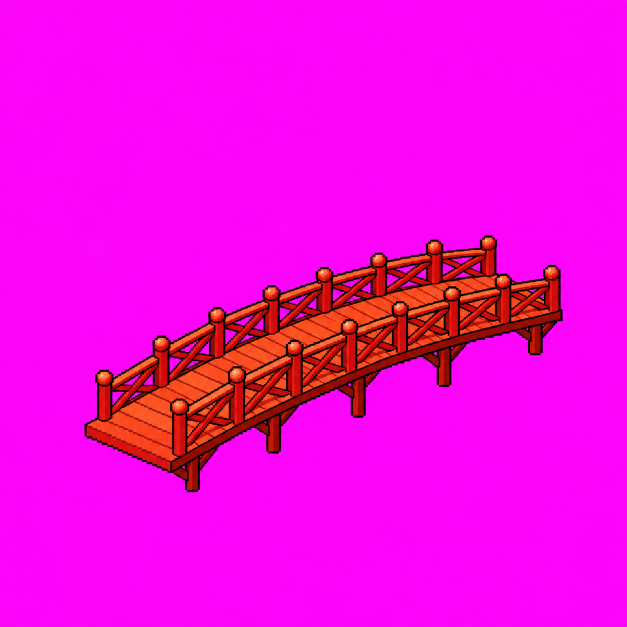
#> input picture raw/bridge_huc_raw.png, 1254 x 1254 px (shown at 1/2 size)
$ python slice_sheet.py ../raw/bridge_huc_raw.png ../raw/cars_codex_raw.png ../raw/cars_codex_raw.png 5 100 5
#> lines starting #> are read from the running program, lines starting #| are printed output that depends on the picture
"""Sheet of items on magenta -> native-resolution transparent sprites, one per connected blob.

usage: python -I slice_sheet.py <raw_sheet.png> <out_dir> <prefix> [block=4] [min_area=60] [gap=3] [cols=0]
Items are ordered row-major (top to bottom, then left to right); cols>0 forces row grouping into that many columns.
Writes <out_dir>/<prefix>_<n>.png and prints a table (index, size, pivot). Preview sheet: <out_dir>/_<prefix>_contact.png
"""
import sys
from PIL import Image

src, out_dir, prefix = sys.argv[1:4]
block = int(sys.argv[4]) if len(sys.argv) > 4 else 4
min_area = int(sys.argv[5]) if len(sys.argv) > 5 else 60
gap = int(sys.argv[6]) if len(sys.argv) > 6 else 3
cols = int(sys.argv[7]) if len(sys.argv) > 7 else 0
down = int(sys.argv[8]) if len(sys.argv) > 8 else 1   # extra integer downscale of the native art (majority colour per block)

raw = Image.open(src).convert("RGB")
#> raw is the input picture: PIL image 1254x1254 RGB; mean R, G, B 240.7, 8.6, 219.9
w, h = raw.size
#> w = 1254; h = 1254
nw, nh = w // block, h // block
#> nw = 250; nh = 250
nat = Image.new("RGBA", (nw, nh), (0, 0, 0, 0))
#> nat: PIL image 250x250 RGBA; every value is 0
sp, dp = raw.load(), nat.load()
for y in range(nh):
    for x in range(nw):
        p = sp[x * block + block // 2, y * block + block // 2]
        if not (p[0] > 215 and p[2] > 215 and p[1] < 60):
            dp[x, y] = p + (255,)

if down > 1:
    from collections import Counter
    rw, rh = nw // down, nh // down
    red = Image.new("RGBA", (rw, rh), (0, 0, 0, 0)); rp = red.load()
    for y in range(rh):
        for x in range(rw):
            cells = [dp[x * down + i, y * down + j] for j in range(down) for i in range(down)]
            op = [c[:3] for c in cells if c[3]]
            if len(op) * 2 >= len(cells):
                # prefer the darkest of the top colours so 1px outlines survive the reduction
                cnt = Counter(op).most_common()
                top = [c for c, n in cnt if n == cnt[0][1]]
                rp[x, y] = min(top, key=sum) + (255,)
    nat, dp, nw, nh = red, rp, rw, rh

# connected components on a dilated mask (merges small detached parts of one item: antenna, load, etc.)
mask = [[dp[x, y][3] > 0 for x in range(nw)] for y in range(nh)]
#> mask = 250 items
dil = [[False] * nw for _ in range(nh)]
for y in range(nh):
    for x in range(nw):
        if mask[y][x]:
            for yy in range(max(0, y - gap), min(nh, y + gap + 1)):
                for xx in range(max(0, x - gap), min(nw, x + gap + 1)):
                    dil[yy][xx] = True
label = [[0] * nw for _ in range(nh)]
comps = []
for y in range(nh):
    for x in range(nw):
        if dil[y][x] and not label[y][x]:
            cid = len(comps) + 1
            stack = [(x, y)]; label[y][x] = cid; pts = []
            while stack:
                cx, cy = stack.pop(); pts.append((cx, cy))
                for nx, ny in ((cx + 1, cy), (cx - 1, cy), (cx, cy + 1), (cx, cy - 1)):
                    if 0 <= nx < nw and 0 <= ny < nh and dil[ny][nx] and not label[ny][nx]:
                        label[ny][nx] = cid; stack.append((nx, ny))
            comps.append(pts)

items = []
for pts in comps:
    own = [(x, y) for x, y in pts if mask[y][x]]
    if len(own) < min_area:
        continue
    x0 = min(x for x, _ in own); x1 = max(x for x, _ in own); y0 = min(y for _, y in own); y1 = max(y for _, y in own)
    items.append((x0, y0, x1, y1, set(own)))
#> this loop made 1 pass
#> (x0, x1, y0, y1) on pass 1: (34, 224, 94, 196)
#> after the loop, items = 1 item

# row-major ordering
items.sort(key=lambda it: (it[1] + it[3]) / 2)
if cols:
    grouped = [sorted(items[i:i + cols], key=lambda it: it[0]) for i in range(0, len(items), cols)]
    items = [it for g in grouped for it in g]
else:
    rows, cur = [], []
    for it in items:
        if cur and (it[1] + it[3]) / 2 - (cur[0][1] + cur[0][3]) / 2 > 30:
            rows.append(sorted(cur, key=lambda i: i[0])); cur = []
        cur.append(it)
#> this loop made 1 pass
#> after the loop, cur = 1 item; rows = []
    if cur: rows.append(sorted(cur, key=lambda i: i[0]))
    items = [it for r in rows for it in r]

contact = Image.new("RGBA", (max(1, sum(i[2] - i[0] + 6 for i in items)), max([i[3] - i[1] + 1 for i in items] or [1])), (60, 70, 80, 255))
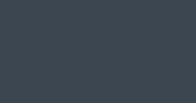
#> contact: PIL image 196x103 RGBA; mean R, G, B, A 60, 70, 80, 255
cx = 0
for n, (x0, y0, x1, y1, own) in enumerate(items, 1):
    out = Image.new("RGBA", (x1 - x0 + 1, y1 - y0 + 1), (0, 0, 0, 0))
    op = out.load()
    for x, y in own:
        op[x - x0, y - y0] = dp[x, y]
    # include opaque pixels inside bbox that belong to this blob only (own set), done above
    bottom = max(y for y in range(out.height) for x in range(out.width) if op[x, y][3])
    xs = [x for y in (bottom - 1, bottom) for x in range(out.width) if y >= 0 and op[x, y][3]]
    pivot = (round(sum(xs) / len(xs)), bottom + 1)
    out.save(f"{out_dir}/{prefix}_{n}.png")
    contact.alpha_composite(out, (cx, 0)); cx += out.width + 6
    print(f"{prefix}_{n}: size {out.size} pivot {pivot}")
#> this loop made 1 pass
#> (n, x0, y0, x1, y1, bottom, xs, pivot) on pass 1: (1, 34, 94, 224, 196, 102, [40, 41, 42, 43, 44, 45, 41, 42, 43, 44], (42, 103))
#| ../raw/cars_codex_raw.png_1: size (191, 103) pivot (42, 103)
#> pass 1, `out.save(f"{out_dir}/{prefix}_{n}.png")`:
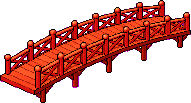
#> saved as cars_codex_raw.png_1.png: PIL image 191x103 RGBA; mean R, G, B, A 68.8, 13.9, 8.2, 106.6; transparent parts drawn white
#> after the loop:
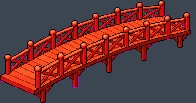
#> contact: PIL image 196x103 RGBA; mean R, G, B, A 102.6, 55.1, 55.4, 255
#> after the loop, cx = 197
contact.resize((contact.width * 2, contact.height * 2), Image.NEAREST).save(f"{out_dir}/_{prefix}_contact.png")
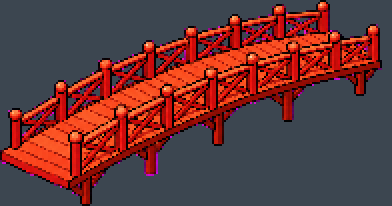
#> saved as cars_codex_raw.png_contact.png: PIL image 392x206 RGBA; mean R, G, B, A 102.6, 55.1, 55.4, 255
print(len(items), "items")
#| 1 items

$ run again, on raw/codex_th_a_front_raw.png
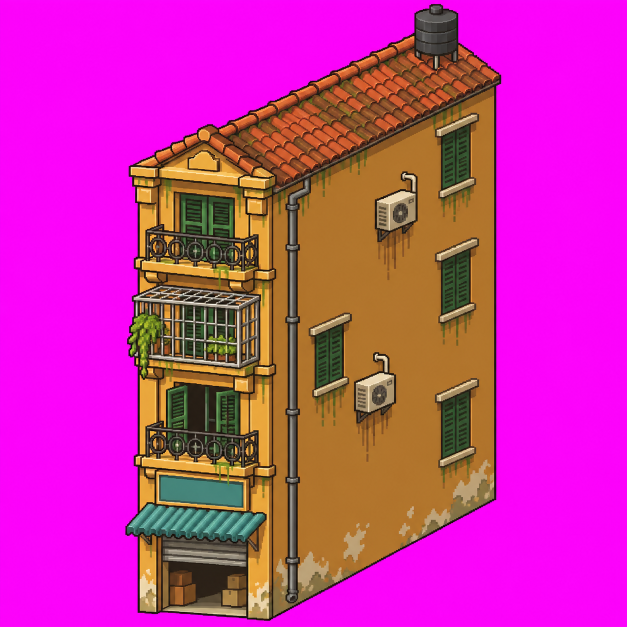
#> input picture raw/codex_th_a_front_raw.png, 1254 x 1254 px (shown at 1/2 size)
#> raw is the input picture: PIL image 1254x1254 RGB; mean R, G, B 201.4, 48.4, 159.6
#> nat: PIL image 250x250 RGBA; every value is 0
#> mask = 250 items
#> the loop `for pts in comps:` made 1 pass
#> (x0, x1, y0, y1) on pass 1: (50, 200, 2, 247)
#> after the loop `for pts in comps:`: items = 1 item
#> the loop `for it in items:` made 1 pass
#> after the loop `for it in items:`: rows = []
#> the loop `for n, (x0, y0, x1, y1, own) in enumerate(items, 1):` made 1 pass
#> (n, x0, y0, x1, y1, bottom, pivot, cx) on pass 1: (1, 50, 2, 200, 247, 245, (50, 246), 157)
#> (printed output is left out)
#> pass 1, `out.save(f"{out_dir}/{prefix}_{n}.png")`:
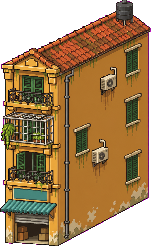
#> saved as codex_th_a_front_raw.png_1.png: PIL image 151x246 RGBA; mean R, G, B, A 110.8, 79.6, 40.8, 198.2; transparent parts drawn white
#> after the loop `for n, (x0, y0, x1, y1, own) in enumerate(items, 1):`: cx = 157
#> `contact.resize((contact.width * 2, contact.height * 2), Image.NEAREST)..`:
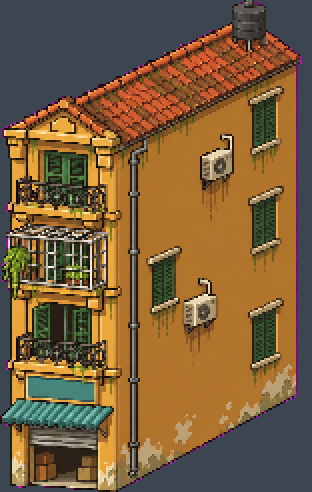
#> saved as codex_th_a_front_raw.png_contact.png: PIL image 312x492 RGBA; mean R, G, B, A 122.2, 94.3, 59.4, 255
#| 1 items

$ run again, on raw/colonial_a_back_raw.png
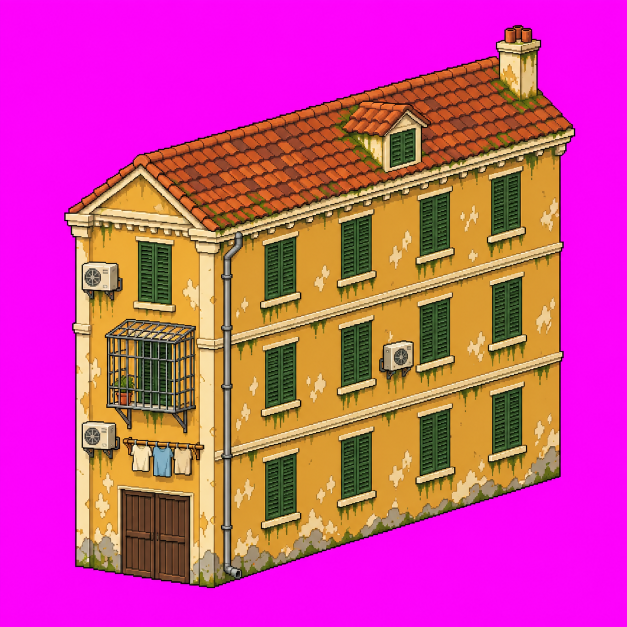
#> input picture raw/colonial_a_back_raw.png, 1254 x 1254 px (shown at 1/2 size)
#> raw is the input picture: PIL image 1254x1254 RGB; mean R, G, B 206.5, 69.6, 148.9
#> nat: PIL image 250x250 RGBA; every value is 0
#> mask = 250 items
#> the loop `for pts in comps:` made 1 pass
#> (x0, x1, y0, y1) on pass 1: (26, 229, 10, 234)
#> after the loop `for pts in comps:`: items = 1 item
#> the loop `for it in items:` made 1 pass
#> after the loop `for it in items:`: rows = []
#> the loop `for n, (x0, y0, x1, y1, own) in enumerate(items, 1):` made 1 pass
#> (n, x0, y0, x1, y1, bottom, pivot, cx) on pass 1: (1, 26, 10, 229, 234, 224, (56, 225), 210)
#> (printed output is left out)
#> after the loop `for n, (x0, y0, x1, y1, own) in enumerate(items, 1):`:
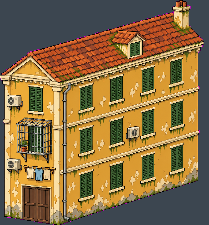
#> contact: PIL image 209x225 RGBA; mean R, G, B, A 138, 110.8, 67.4, 255
#> after the loop `for n, (x0, y0, x1, y1, own) in enumerate(items, 1):`: cx = 210
#> `contact.resize((contact.width * 2, contact.height * 2), Image.NEAREST)..`:
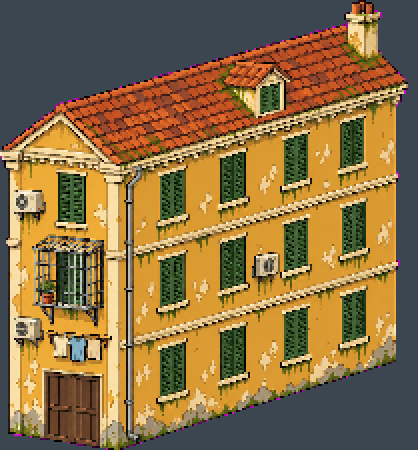
#> saved as colonial_a_back_raw.png_contact.png: PIL image 418x450 RGBA; mean R, G, B, A 138, 110.8, 67.4, 255
#| 1 items
